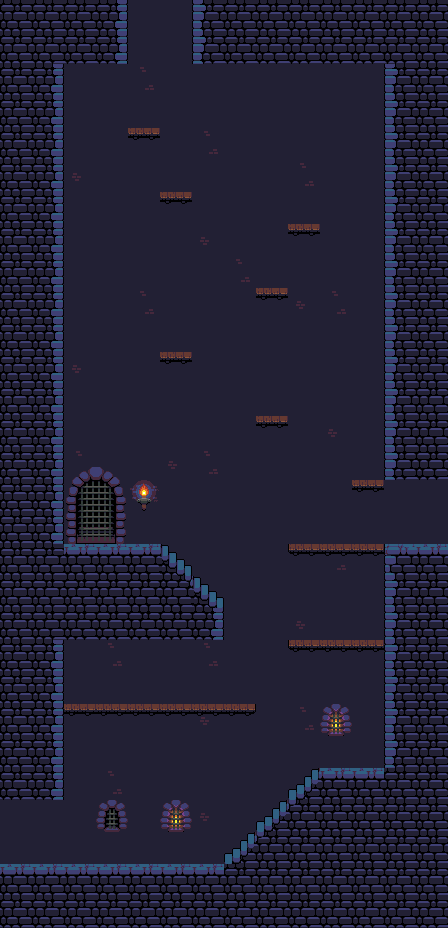

This is a level from a 2D game, rendered from its Tiled map with the project's own tilesets. A one-line summary and the map file follow, with tile-layer data summarised:
An orthogonal 14x29 tile map with 32x32 px tiles, 5 tile layers (Background, Foreground, Sensor, Decoration, ...), 4 tilesets and 3 objects (2x widow, random).

<map version="1.0" orientation="orthogonal" renderorder="right-down" width="14" height="29" tilewidth="32" tileheight="32" nextobjectid="4">
 <tileset firstgid="1" name="oppcastle-mod-tiles" tilewidth="32" tileheight="32">
  <image source="oppcastle-mod-tiles.png" width="480" height="352" />
 </tileset>
 <tileset firstgid="166" name="oppcastle-tiles_0" tilewidth="32" tileheight="32">
  <image source="oppcastle-tiles_0.png" width="416" height="352" />
 </tileset>
 <tileset firstgid="309" name="bat" tilewidth="32" tileheight="32">
  <image source="bat.png" width="171" height="103" />
 </tileset>
 <tileset firstgid="324" name="box_yellow" tilewidth="32" tileheight="32">
  <image source="box_yellow.png" width="64" height="32" />
 </tileset>
 <layer name="Background" width="14" height="29">
  <data>[406 cells, 406 non-empty, 3 distinct tile ids]</data>
 </layer>
 <layer name="Foreground" width="14" height="29">
  <data>[406 cells, 170 non-empty, 9 distinct tile ids]</data>
 </layer>
 <layer name="Sensor" width="14" height="29">
  <data>[406 cells, 6 non-empty, 1 distinct tile ids]</data>
 </layer>
 <layer name="Decoration" width="14" height="29">
  <data>[406 cells, 10 non-empty, 9 distinct tile ids]</data>
 </layer>
 <layer name="Thin ledges" width="14" height="29">
  <data>[406 cells, 19 non-empty, 3 distinct tile ids]</data>
 </layer>
 <objectgroup name="EnemySpawnLayer">
  <object id="1" type="widow" gid="319" x="165" y="850" />
  <object id="2" type="widow" gid="319" x="91" y="538" />
 </objectgroup>
 <objectgroup name="ChestLayer">
  <object id="3" type="random" gid="324" x="288" y="223" />
 </objectgroup>
</map>
